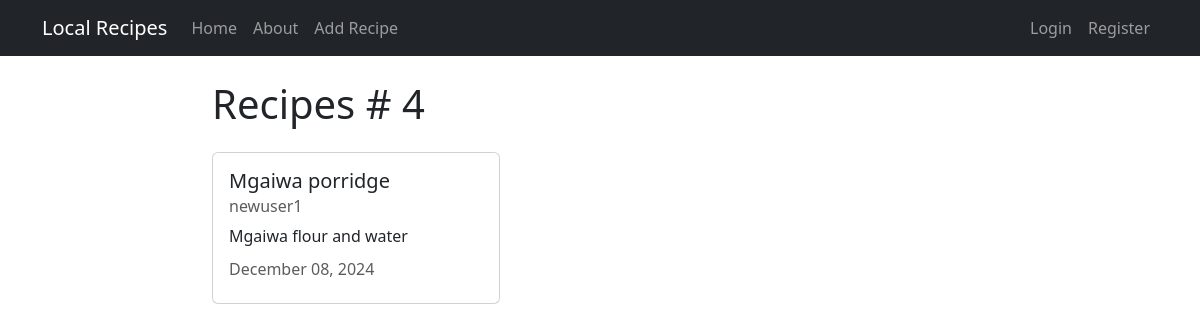
/recipe/4/, run on the app's committed database.
### recipes/models.py (models this page shows, shortened)
class Recipe(models.Model):
    title = models.CharField(max_length=100)
    description = models.TextField()
    author = models.ForeignKey(User, on_delete=models.CASCADE)
    created_at = models.DateTimeField(auto_now_add=True)
    update_at = models.DateTimeField(auto_now=True)
    class Recipe(models.Model):
        title = models.CharField(max_length=200)
        description = models.TextField()
        author = models.ForeignKey(User, on_delete=models.CASCADE)
        update_at = models.DateTimeField(auto_now=True)

### recipes/views.py (the view)
# urls.py: path('recipe/<int:pk>/', views.RecipeDetailView.as_view(), name='recipes-detail'),
class RecipeDetailView(DetailView):
    model = models.Recipe

### recipes/templates/recipes/recipe_detail.html (shortened to what this page needs)
{% extends 'recipes/base.html' %} {% block content %}
<h1>Recipes # {{ object.id }}</h1>
<div class="card my-4" style="width: 18rem">
  <div class="card-body">
    <h5 class="card-title">{{ object.title }}</h5>
    <h6 class="card-subtitle mb-2 text-body-secondary">{{ object.author }}</h6>
    <p class="card-text">{{ object.description }}</p>
    <h6 class="card-subtitle mb-2 text-body-secondary">
      {{ object.update_at|date:"F d, Y" }}
    </h6>
  </div>
</div>
 {% endblock content %}

### data on the page
Recipe: id "4", title "Mgaiwa porridge", author "newuser1", description "Mgaiwa flour and water", update_at "December 08, 2024"
